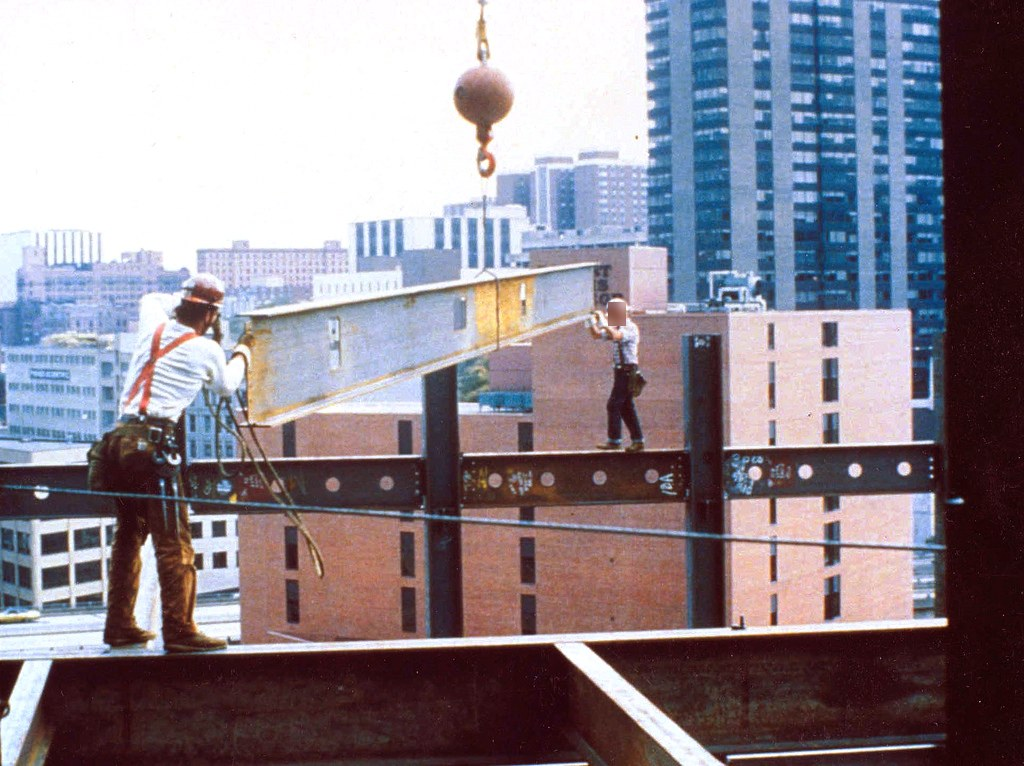
#> input picture modulos/inspector/escenas/altura_sin_proteccion/foto.jpg, 1024 x 766 px
$ python -i cinta.py   (imports and definitions only)
#> lines starting #> are read from the running program, lines starting #| are printed output that depends on the picture; after the words box and inside, x2 and y2 are one past the last pixel; in counts of white or black regions, pixels touching at a corner belong together
#> further down, picture is the input picture: shape (766, 1024, 3); mean B, G, R 142.9, 133.2, 140.9
"""Detección automática de la cinta amarilla que marca la zona en el piso.

Es una propuesta, no una decisión: la zona solo se activa cuando una persona la confirma.
Debe correrse con la zona vacía (sin personas y, de ser posible, antes de poner la máquina).

Cómo busca:

1. Máscara de amarillo en HSV (rango configurable).
2. Apertura para quitar puntos sueltos y cierre para unir las franjas amarillas de una
   cinta amarilla y negra.
3. De los contornos que quedan, el más grande que sea un marco hueco: la cinta rodea la
   zona, mientras que un objeto amarillo (una caja, un casco) es macizo.
4. Aproximación a polígono. Si resulta un cuadrilátero, sirve como rectángulo para la
   conversión a metros, y sus esquinas se afinan cortando las rectas de los lados.

Si no la encuentra lo dice con el motivo: no hay amarillo, solo hay objetos macizos, la
cinta se sale de la imagen o no llega a cerrar una figura.
"""

from __future__ import annotations

from dataclasses import dataclass
from typing import Any, Mapping

import cv2
import numpy as np

from ..nucleo.geometria import Punto, area_con_signo

ANCHO_DE_TRABAJO = 960  # la detección corre sobre una copia reducida: más rápida y con menos ruido
# Tamaños del cierre, como fracción del ancho. Debe cubrir una franja negra: si con el primero
# el marco queda en pedazos (cinta vista muy de cerca), se prueba con los siguientes.
FRACCIONES_CIERRE = (0.022, 0.035, 0.05)
AREA_MINIMA = 0.02  # la zona debe ocupar al menos esta fracción de la imagen
RELLENO_MAXIMO = 0.6  # un marco de cinta tiene amarillo en menos de esta fracción de lo que encierra
SOLIDEZ_DE_TIRA = 0.5  # una tira de cinta encierra menos de esta fracción de lo que abarca
MARGEN_BORDE_PX = 3  # a esta distancia del borde de la imagen (en la copia reducida) la zona "toca el borde"

SIN_CINTA = ("No se encontró la cinta amarilla en la imagen. Revisa la iluminación y que la zona esté "
             "vacía, o marca la zona a mano.")
SOLO_OBJETOS = ("Se ve amarillo, pero no un marco de cinta: parece un objeto macizo. Despeja la zona "
                "o márcala a mano.")
ES_RECTANGULO = "Se encontró el rectángulo de cinta. Revisa las esquinas, escribe sus medidas reales y guarda la zona."
NO_ES_RECTANGULO = ("Se encontró la cinta, pero la figura tiene {lados} lados. Ajusta los vértices a mano; "
                    "para medir en metros la zona debe tener cuatro.")
CINTA_CORTADA = ("Se ve cinta amarilla, pero se sale de la imagen. Mueve la cámara para ver la zona "
                 "completa, o márcala a mano.")
CINTA_ABIERTA = ("Se ve cinta amarilla, pero no cierra una figura. Revisa que rodee toda la zona y que nada "
                 "la tape, o márcala a mano.")
TOCA_BORDE = " La zona toca el borde de la imagen: mueve la cámara para verla completa."


@dataclass(frozen=True)
class RangoHSV:
    """Rango de color del amarillo en HSV de OpenCV (tono 0-179; saturación y brillo 0-255)."""

    h_min: int = 18
    h_max: int = 38
    s_min: int = 80
    v_min: int = 80

    # [7 lines left out: function desde_config, not called in this run]


@dataclass(frozen=True)
class DeteccionCinta:
    """Resultado de buscar la cinta en una imagen."""

    poligono: tuple[Punto, ...] | None  # vértices normalizados (0 a 1), o None si no se encontró
    mensaje: str  # qué pasó, para mostrárselo a quien calibra
    mascara: np.ndarray  # máscara de amarillo ya limpia, del tamaño de la imagen (para diagnóstico)
    toca_borde: bool = False

    @property
    def encontrada(self) -> bool:
        return self.poligono is not None

    @property
    def es_cuadrilatero(self) -> bool:
        return self.poligono is not None and len(self.poligono) == 4


def _amarillo(imagen: np.ndarray, rango: RangoHSV) -> np.ndarray:
    """Píxeles amarillos de la imagen, sin puntos sueltos (todavía con las franjas separadas)."""
    suave = cv2.GaussianBlur(imagen, (5, 5), 0)
    hsv = cv2.cvtColor(suave, cv2.COLOR_BGR2HSV)
    mascara = cv2.inRange(hsv, (rango.h_min, rango.s_min, rango.v_min), (rango.h_max, 255, 255))
    return cv2.morphologyEx(mascara, cv2.MORPH_OPEN, cv2.getStructuringElement(cv2.MORPH_ELLIPSE, (3, 3)))


def _unir_franjas(amarillo: np.ndarray, fraccion: float) -> np.ndarray:
    """Cierre morfológico: une las franjas amarillas separadas por menos de ``fraccion`` del ancho."""
    lado = max(5, round(amarillo.shape[1] * fraccion) | 1)  # impar
    return cv2.morphologyEx(amarillo, cv2.MORPH_CLOSE, cv2.getStructuringElement(cv2.MORPH_ELLIPSE, (lado, lado)))


def mascara_de_amarillo(imagen: np.ndarray, rango: RangoHSV, fraccion_cierre: float = FRACCIONES_CIERRE[0]) -> np.ndarray:
    """Máscara binaria del amarillo de la cinta, sin puntos sueltos y con las franjas unidas."""
    return _unir_franjas(_amarillo(imagen, rango), fraccion_cierre)


# [85 lines left out: functions _relleno, _a_poligono, _afinar_esquinas, _muestrear, ordenar_vertices, not called in this run]


def detectar_cinta(imagen: np.ndarray, rango: RangoHSV | None = None, *, area_minima: float = AREA_MINIMA,
                   relleno_maximo: float = RELLENO_MAXIMO) -> DeteccionCinta:
    """Busca la cinta amarilla en la imagen BGR y propone el polígono de la zona.

    Nunca lanza por no encontrarla: devuelve ``poligono=None`` y un mensaje claro.
    """
#> called with area_minima = 0.02, relleno_maximo = 0.6
    rango = rango or RangoHSV()
    alto, ancho = imagen.shape[:2]
#> alto = 766; ancho = 1024
    escala = min(1.0, ANCHO_DE_TRABAJO / ancho)
#> escala = 0.938
    trabajo = cv2.resize(imagen, None, fx=escala, fy=escala, interpolation=cv2.INTER_AREA) if escala < 1.0 else imagen
    alto_t, ancho_t = trabajo.shape[:2]
#> alto_t = 718; ancho_t = 960

    def completa(mascara: np.ndarray) -> np.ndarray:
        return cv2.resize(mascara, (ancho, alto), interpolation=cv2.INTER_NEAREST) if escala < 1.0 else mascara

    def en_el_borde(puntos: np.ndarray) -> bool:
        return bool(((puntos[:, 0] <= MARGEN_BORDE_PX) | (puntos[:, 0] >= ancho_t - 1 - MARGEN_BORDE_PX)
                     | (puntos[:, 1] <= MARGEN_BORDE_PX) | (puntos[:, 1] >= alto_t - 1 - MARGEN_BORDE_PX)).any())

    amarillo = _amarillo(trabajo, rango)
#> in _amarillo, `hsv = cv2.cvtColor(suave, cv2.COLOR_BGR2HSV)`: hsv: shape (718, 960, 3); mean H, S, V 95.2, 82.7, 158.1
#> in _amarillo, `mascara = cv2.inRange(hsv, (rango.h_min, rango.s_min, rango.v_min), (r..`:
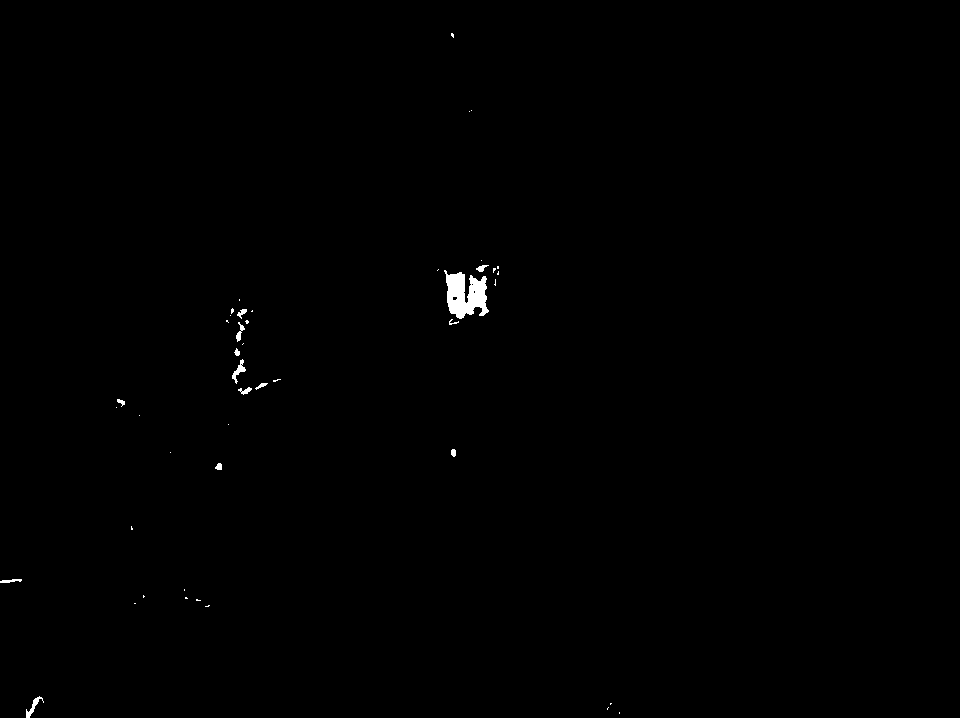
#> mascara: shape (718, 960); 0.32% white; 45 white regions (31 under 20 px), largest, box (x1, y1, x2, y2) and area: (444, 270, 489, 319) 1378, (232, 359, 246, 384) 117, (26, 696, 44, 718) 112
#> in _amarillo, `return cv2.morphologyEx(mascara, cv2.MORPH_OPEN, cv2.getStructuringEle..`: returned value: shape (718, 960); 0.29% white; 19 white regions (6 under 20 px), largest, box (x1, y1, x2, y2) and area: (446, 272, 489, 319) 1361, (232, 359, 246, 383) 107, (26, 696, 41, 718) 101
    primera: tuple[np.ndarray, list] | None = None  # máscara y figuras grandes del primer intento
    mascara, marcos = amarillo, []
#> marcos = []
    for fraccion in FRACCIONES_CIERRE:
        mascara = _unir_franjas(amarillo, fraccion)
        contornos, _ = cv2.findContours(mascara, cv2.RETR_EXTERNAL, cv2.CHAIN_APPROX_SIMPLE)
        # De cada figura: lo que encierra su contorno, lo que abarca (su casco) y el contorno.
        # El tamaño se juzga por lo que abarca: una cinta que no cierra encierra poco, pero abarca mucho.
        figuras = [(cv2.contourArea(contorno), cv2.contourArea(cv2.convexHull(contorno)), contorno)
                   for contorno in contornos]
        grandes = sorted((figura for figura in figuras if figura[1] >= area_minima * ancho_t * alto_t),
                         key=lambda figura: figura[0], reverse=True)
        if primera is None:
            primera = (mascara, grandes)
        marcos = [(area, contorno) for area, _, contorno in grandes
                  if _relleno(mascara, contorno, area) <= relleno_maximo]
        if marcos:
            break
#> this loop made 3 passes
#> pass 1, in detectar_cinta, `mascara = _unir_franjas(amarillo, fraccion)`:
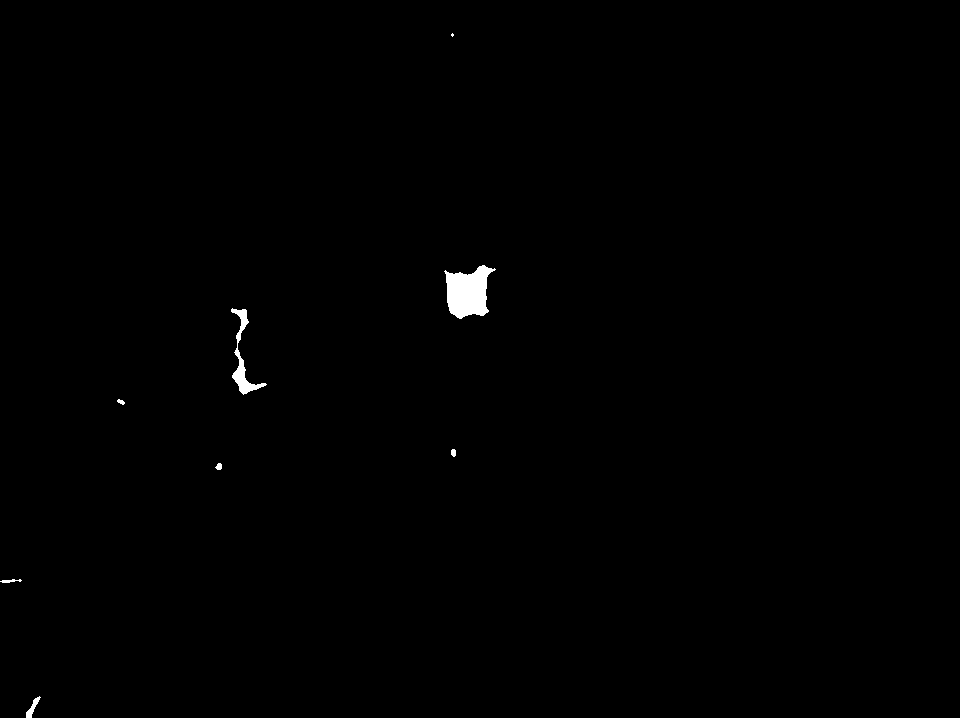
#> mascara: shape (718, 960); 0.4% white; 8 white regions (1 under 20 px), largest, box (x1, y1, x2, y2) and area: (444, 265, 496, 319) 1797, (231, 308, 267, 395) 694, (26, 696, 41, 718) 117
    if not marcos:  # ningún tamaño de cierre dio un marco: se explica con lo que se vio en el primero
        mascara, grandes = primera
#> grandes = []
        if not grandes:
            return DeteccionCinta(None, SIN_CINTA, completa(mascara))
#> in completa, `return cv2.resize(mascara, (ancho, alto), interpolation=cv2.INTER_NEAR..`: returned value: shape (766, 1024); 0.41% white; 8 white regions (1 under 20 px), largest, box (x1, y1, x2, y2) and area: (474, 283, 530, 341) 2067, (247, 329, 285, 422) 815, (28, 743, 44, 766) 132
        # Una tira delgada (encierra mucho menos de lo que abarca) es cinta que no llega a cerrar la figura
        tiras = [contorno for area, area_casco, contorno in grandes if area < SOLIDEZ_DE_TIRA * area_casco]
        if any(en_el_borde(contorno.reshape(-1, 2)) for contorno in tiras):
            return DeteccionCinta(None, CINTA_CORTADA, completa(mascara), toca_borde=True)
        return DeteccionCinta(None, CINTA_ABIERTA if tiras else SOLO_OBJETOS, completa(mascara))

    mascara_completa = completa(mascara)
    area, contorno = marcos[0]
    vertices = _a_poligono(contorno, area)
    if len(vertices) < 3:
        return DeteccionCinta(None, SIN_CINTA, mascara_completa)
    toca_borde = en_el_borde(vertices)
    normalizados = ordenar_vertices([(float(x) / ancho_t, float(y) / alto_t) for x, y in vertices])
    poligono = tuple((min(1.0, max(0.0, x)), min(1.0, max(0.0, y))) for x, y in normalizados)
    mensaje = ES_RECTANGULO if len(poligono) == 4 else NO_ES_RECTANGULO.format(lados=len(poligono))
    return DeteccionCinta(poligono, mensaje + (TOCA_BORDE if toca_borde else ""), mascara_completa, toca_borde)

>>> import cv2
>>> picture = cv2.imread('../../inspector/escenas/altura_sin_proteccion/foto.jpg')
>>> result = detectar_cinta(picture)
